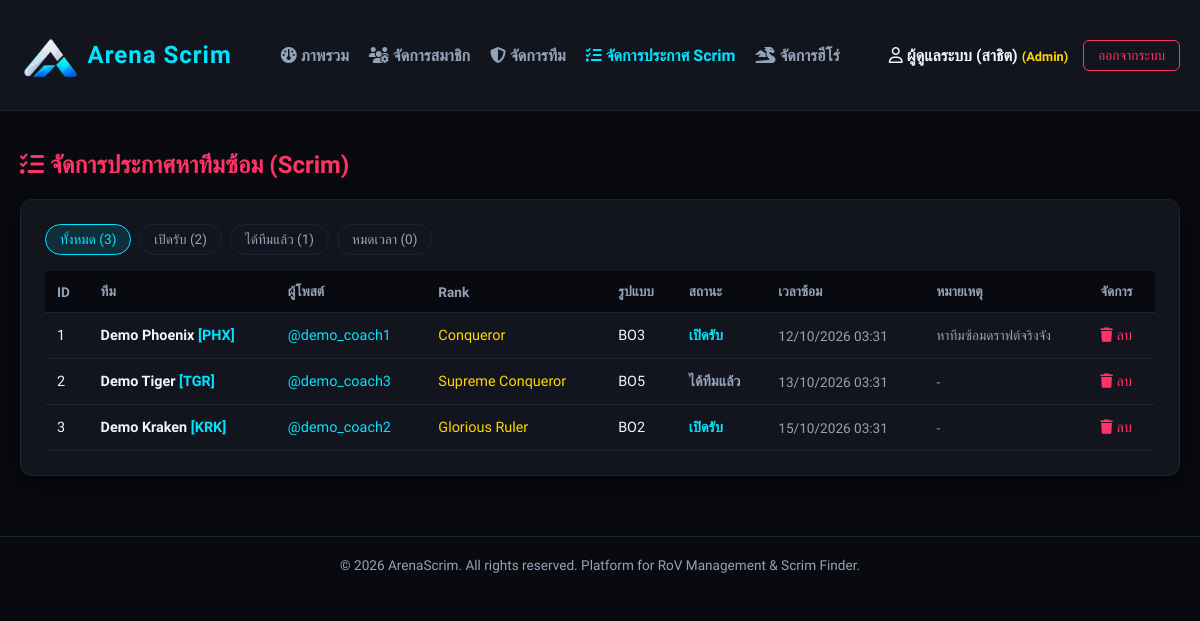
The page /admin/scrims.php (signed in) on the database its author committed.
### tables this page shows
CREATE TABLE `scrim_posts` (
  `post_id` int(11) NOT NULL AUTO_INCREMENT,
  `team_id` int(11) NOT NULL,
  `avg_rank` varchar(50) NOT NULL,
  `match_format` enum('BO1','BO2','BO3','BO4','BO5','BO6','BO7') DEFAULT 'BO3',
  `scrim_time` datetime NOT NULL,
  `note` text DEFAULT NULL,
  `status` enum('open','matched','expired') DEFAULT 'open',
  `created_at` timestamp NOT NULL DEFAULT current_timestamp(),
  PRIMARY KEY (`post_id`),
  KEY `team_id` (`team_id`),
  CONSTRAINT `scrim_posts_ibfk_1` FOREIGN KEY (`team_id`) REFERENCES `teams` (`team_id`) ON DELETE CASCADE
);

CREATE TABLE `teams` (
  `team_id` int(11) NOT NULL AUTO_INCREMENT,
  `team_name` varchar(100) NOT NULL,
  `team_tag` varchar(10) NOT NULL,
  `leader_id` int(11) DEFAULT NULL COMMENT 'โค้ชของทีม (NULL = ไม่มีโค้ช)',
  `discord_link` varchar(255) DEFAULT NULL,
  `facebook_link` varchar(255) DEFAULT NULL,
  `line_id` varchar(100) DEFAULT NULL,
  `created_at` timestamp NOT NULL DEFAULT current_timestamp(),
  PRIMARY KEY (`team_id`),
  UNIQUE KEY `team_name` (`team_name`),
  KEY `leader_id` (`leader_id`),
  CONSTRAINT `teams_ibfk_1` FOREIGN KEY (`leader_id`) REFERENCES `users` (`user_id`) ON DELETE SET NULL
);

CREATE TABLE `users` (
  `user_id` int(11) NOT NULL AUTO_INCREMENT,
  `username` varchar(50) NOT NULL,
  `email` varchar(100) NOT NULL,
  `password` varchar(255) NOT NULL,
  `display_name` varchar(100) NOT NULL,
  `role` enum('user','admin') DEFAULT 'user',
  `created_at` timestamp NOT NULL DEFAULT current_timestamp(),
  `nickname` varchar(100) DEFAULT NULL,
  `fullname` varchar(255) DEFAULT NULL,
  `open_id` varchar(255) DEFAULT NULL,
  `full_id` varchar(255) DEFAULT NULL,
  PRIMARY KEY (`user_id`),
  UNIQUE KEY `username` (`username`),
  UNIQUE KEY `email` (`email`)
);

### admin/scrims.php (the view, shortened to what this page needs)
<?php
require_once '../config/db.php';
$pdo->exec("UPDATE scrim_posts SET status = 'expired' WHERE status = 'open' AND scrim_time < NOW()");
$STATUS = ['open' => 'เปิดรับ', 'matched' => 'ได้ทีมแล้ว', 'expired' => 'หมดเวลา'];
$status_filter = array_key_exists($_GET['status'] ?? '', $STATUS) ? $_GET['status'] : '';
$stmt = $pdo->prepare("
    SELECT sp.*, t.team_name, t.team_tag, u.username AS leader_name
    FROM scrim_posts sp
    JOIN teams t ON sp.team_id = t.team_id
    LEFT JOIN users u ON t.leader_id = u.user_id
    " . ($status_filter ? "WHERE sp.status = ?" : '') . "
    ORDER BY sp.created_at DESC
");
$stmt->execute($status_filter ? [$status_filter] : []);
$scrims = $stmt->fetchAll();
$counts = array_fill_keys(array_keys($STATUS), 0);
foreach ($pdo->query("SELECT status, COUNT(*) AS n FROM scrim_posts GROUP BY status") as $r) {
    $counts[$r['status']] = (int)$r['n'];
}
$chip = function ($active) {
    return "padding: 6px 14px; border-radius: 20px; text-decoration: none; font-size: 0.85rem; border: 1px solid "
        . ($active ? "var(--neon-cyan); background: rgba(0,229,255,0.12); color: var(--neon-cyan);" : "var(--border-color); color: var(--text-muted);");
};
[$scrims_page, $page, $pages] = paginate_rows($scrims);
include '../includes/header.php';
?>
<div style="margin-top: 20px;">
    <h2 style="color: var(--neon-red); margin-bottom: 20px;"><i class="fa-solid fa-list-check"></i> จัดการประกาศหาทีมซ้อม (Scrim)</h2>
    <div class="arena-card">
        <div style="display: flex; gap: 8px; flex-wrap: wrap; margin-bottom: 16px;">
            <a href="scrims.php" style="<?= $chip(!$status_filter) ?>">ทั้งหมด (<?= array_sum($counts) ?>)</a>
            <?php foreach ($STATUS as $k => $label): ?>
                <a href="?status=<?= $k ?>" style="<?= $chip($status_filter === $k) ?>"><?= $label ?> (<?= $counts[$k] ?>)</a>
            <?php endforeach; ?>
        </div>
        <table class="admin-table">
            <thead>
                <tr>
                    <th>ID</th>
                    <th>ทีม</th>
                    <th>ผู้โพสต์</th>
                    <th>Rank</th>
                    <th>รูปแบบ</th>
                    <th>สถานะ</th>
                    <th>เวลาซ้อม</th>
                    <th>หมายเหตุ</th>
                    <th>จัดการ</th>
                </tr>
            </thead>
            <tbody>
                <?php foreach ($scrims_page as $s): ?>
                    <tr>
                        <td><?= (int)$s['post_id'] ?></td>
                        <td style="font-weight: 600; color: var(--text-main);"><?= e($s['team_name']) ?> <span style="color: var(--neon-cyan);">[<?= e($s['team_tag']) ?>]</span></td>
                        <td style="color: var(--neon-cyan);">@<?= e($s['leader_name']) ?></td>
                        <td style="color: var(--neon-gold);"><?= e($s['avg_rank']) ?></td>
                        <td><?= e($s['match_format']) ?></td>
                        <td>
                            <span style="font-weight: 600; color: <?= $s['status'] === 'open' ? 'var(--neon-cyan)' : 'var(--text-muted)' ?>;">
                                <?= $STATUS[$s['status']] ?? e($s['status']) ?>
                            </span>
                        </td>
                        <td style="color: var(--text-muted); font-size: 0.85rem;"><?= date('d/m/Y H:i', strtotime($s['scrim_time'])) ?></td>
                        <td style="color: var(--text-muted); font-size: 0.85rem; max-width: 220px;"><?= $s['note'] ? e(mb_strimwidth($s['note'], 0, 60, '...')) : '-' ?></td>
                        <td>
                            <?= post_button('../actions/admin-process.php?action=delete_scrim', ['id' => (int)$s['post_id']],
                                '<i class="fa-solid fa-trash"></i> ลบ', 'color: var(--neon-red);', 'ยืนยันลบประกาศนี้?') ?>
                        </td>
                    </tr>
                <?php endforeach; ?>
            </tbody>
        </table>
    </div>
</div>
<?php include '../includes/footer.php'; ?>

### config/functions.php (shortened to what this page needs)
<?php
function e($value)
{
    return htmlspecialchars((string)($value ?? ''), ENT_QUOTES, 'UTF-8');
}
function csrf_token()
{
    return $_SESSION['csrf'];
}
function csrf_field()
{
    return '<input type="hidden" name="csrf" value="' . csrf_token() . '">';
}
function post_button($action, array $fields, $label_html, $style = '', $confirm = '')
{
    $html = '<form method="POST" action="' . e($action) . '" style="display: inline; margin: 0;"'
        . ($confirm !== '' ? ' onsubmit="return confirm(' . e(json_encode($confirm, JSON_UNESCAPED_UNICODE)) . ');"' : '')
        . '>' . csrf_field();
    foreach ($fields as $name => $value) {
        $html .= '<input type="hidden" name="' . e($name) . '" value="' . e($value) . '">';
    }
    return $html . '<button type="submit" style="cursor: pointer; font: inherit; background: none; border: none; padding: 0; ' . $style . '">'
        . $label_html . '</button></form>';
}
function paginate_rows(array $rows)
{
    $pages = max(1, (int)ceil(count($rows) / PER_PAGE));
    $page = min($pages, max(1, (int)($_GET['page'] ?? 1)));
    return [array_slice($rows, ($page - 1) * PER_PAGE, PER_PAGE), $page, $pages];
}

### assets/css/main.css (style rules this page uses)
:root { --bg-dark: #090A0F; --card-bg: #12151E; --border-color: #1E2433; --text-main: #F1F5F9; --text-muted: #94A3B8; --neon-cyan: #00E5FF; --neon-gold: #FFD700; --neon-red: #FF3366; }
*, *::before, *::after { box-sizing: border-box; }
body { background-color: var(--bg-dark); color: var(--text-main); font-family: 'Prompt', sans-serif; margin: 0; padding: 0; }
.arena-card { background-color: var(--card-bg); border: 1px solid var(--border-color); border-radius: 12px; padding: 24px; box-shadow: 0 8px 24px rgba(0, 0, 0, 0.6); }

### assets/css/admin.css (style rules this page uses)
.admin-table { width: 100%; border-collapse: collapse; margin-top: 15px; }
.admin-table th { background-color: #090A0F; color: var(--text-muted); text-align: left; padding: 12px; font-size: 0.85rem; border-bottom: 1px solid var(--border-color); }
.admin-table td { padding: 14px 12px; border-bottom: 1px solid var(--border-color); color: var(--text-main); font-size: 0.9rem; }

### rows shown on the page
scrim_posts: post_id "1", team.team_name "Demo Phoenix", team.team_tag "PHX", users.username "demo_coach1", avg_rank "Conqueror", match_format "BO3", status "เปิดรับ", scrim_time "12/10/2026 03:31", note "หาทีมซ้อมดราฟต์จริงจัง"
scrim_posts: post_id "2", team.team_name "Demo Tiger", team.team_tag "TGR", users.username "demo_coach3", avg_rank "Supreme Conqueror", match_format "BO5", status "ได้ทีมแล้ว", scrim_time "13/10/2026 03:31"
scrim_posts: post_id "3", team.team_name "Demo Kraken", team.team_tag "KRK", users.username "demo_coach2", avg_rank "Glorious Ruler", match_format "BO2", status "เปิดรับ", scrim_time "15/10/2026 03:31"

### other values the page prints
$label "ภาพรวม"
$label "จัดการสมาชิก"
$label "จัดการทีม"
$label "จัดการประกาศ Scrim"
$label "จัดการฮีโร่"
$_SESSION['display_name'] "ผู้ดูแลระบบ (สาธิต)"
array_sum($counts) "3"
$label "เปิดรับ"
$counts[$k] "2"
$label "ได้ทีมแล้ว"
$counts[$k] "1"
$label "หมดเวลา"
$counts[$k] "0"
